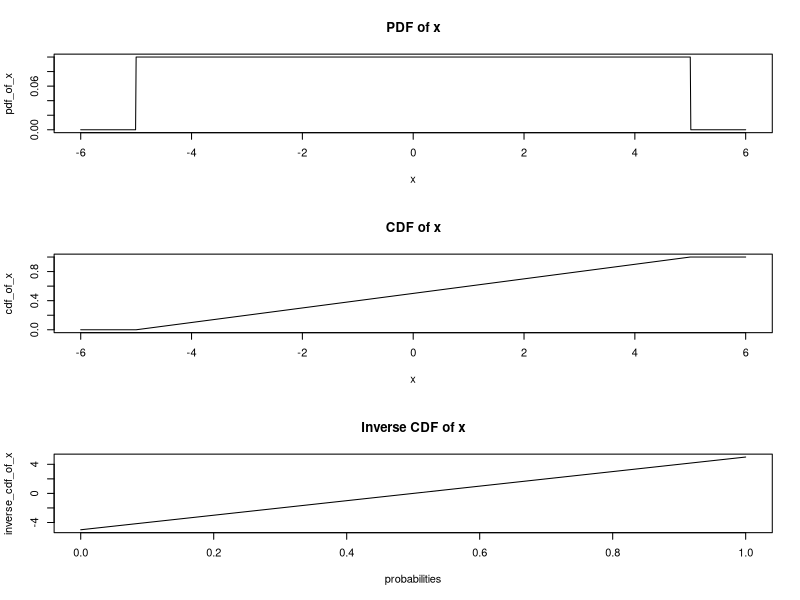

The R source for this figure:
#uniform plot example

lo <- -5
hi <- 5
x <- seq(lo - 1, hi + 1, 0.01)
pdf_of_x <- dunif(x, lo, hi)

cdf_of_x <- punif(x, lo, hi)

probabilities <- seq(0, 1, 0.01)
inverse_cdf_of_x <- qunif(probabilities, lo, hi)

layout(matrix(1:3))
plot(x, pdf_of_x, type = "l", main = "PDF of x")
plot(x, cdf_of_x, type = "l", main = "CDF of x")
plot(probabilities, inverse_cdf_of_x, type = "l", , main = "Inverse CDF of x")